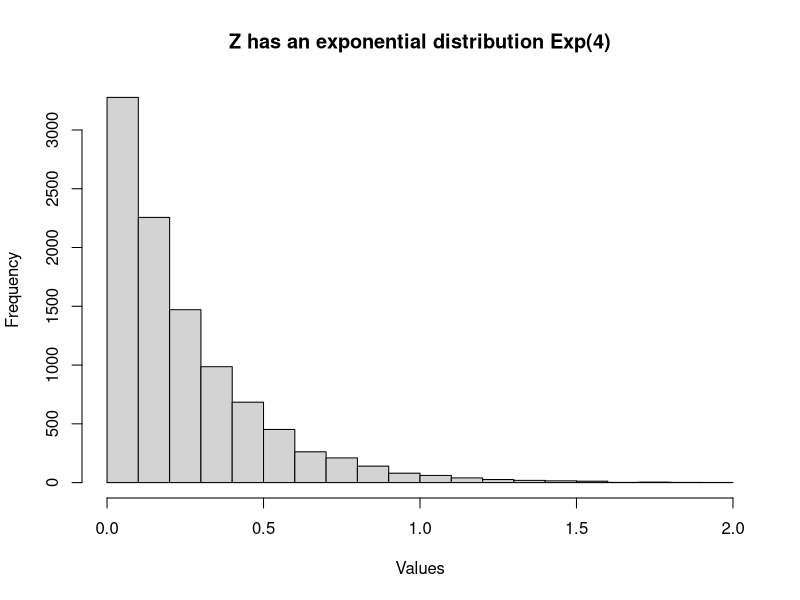
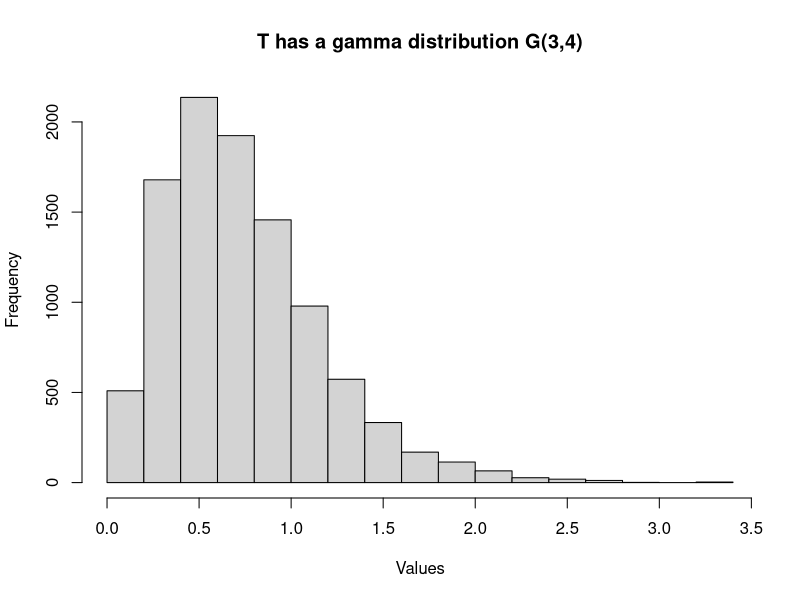
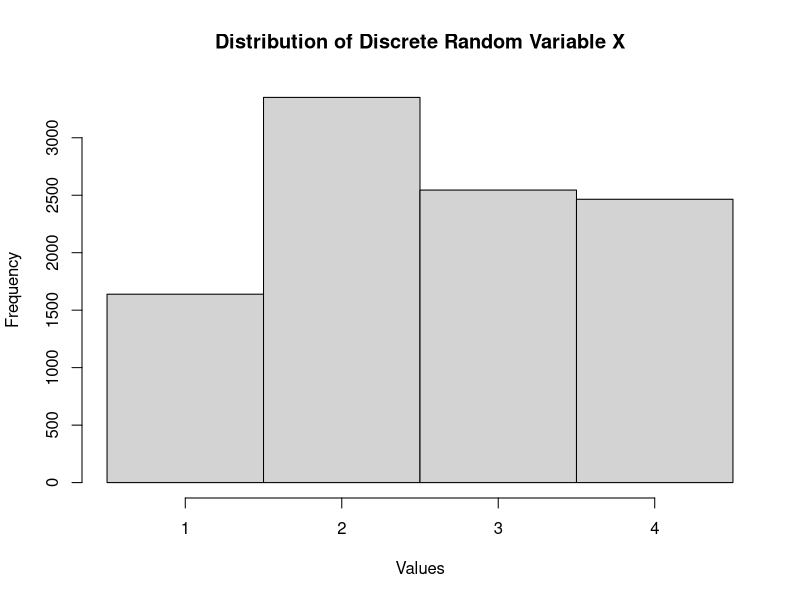
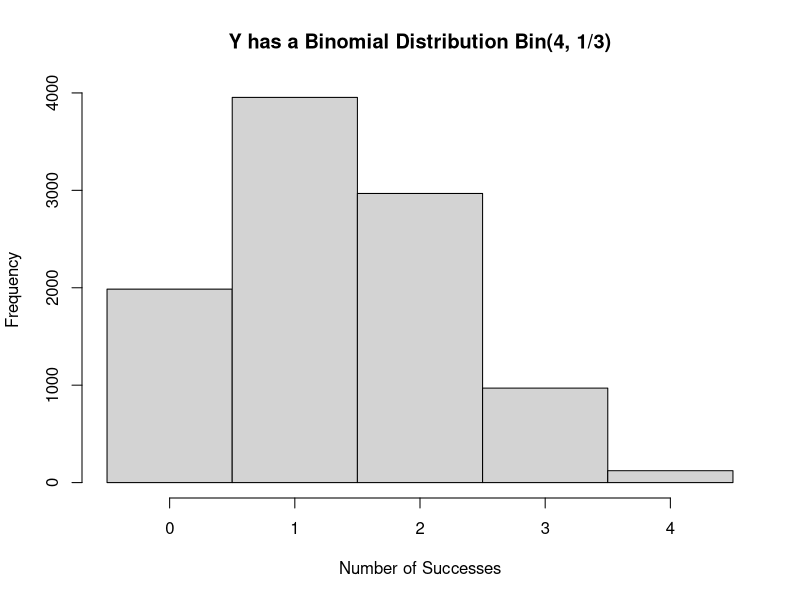

Reproduce these figures in R, in order.

##3

set.seed(1234)
result=rep(NA,10000)
for(i in 1: 10000){
  u=runif(1,0,1)
  result [i] = -0.25*log(u)
}
print(result[1:30])
hist(result, main = "Z has an exponential distribution Exp(4)",
     xlab = "Values",
     ylab = "Frequency")



##4
set.seed(1234)
result=rep(NA,10000)
for(i in 1: 10000){
  u=runif(3,0,1)
  result [i] = -0.25*sum(log(u))
}
print(result[1:30])
hist(result, main = "T has a gamma distribution G(3,4)",
     xlab = "Values",
     ylab = "Frequency")

##1
set.seed(1234)
X = c(1, 2, 3, 4)
p = c(1/6, 1/3, 1/4, 1/4)
result = rep(NA, 10000)

for (i in 1:10000) {
  U = runif(1, 0, 1)
  if (U < p[1]) {
    result[i] = X[1]
  } else if (U > p[1] & U < sum(p[1:2])) {
    result[i] = X[2]
  } else if (U > sum(p[1:2]) & U < sum(p[1:3])) {
    result[i] = X[3]
  } else {
    result[i] = X[4]
  }
}
print(result[1:30])
hist(result,
     breaks = seq(min(result) - 0.5, max(result) + 0.5, by = 1),
     main = "Distribution of Discrete Random Variable X",
     xlab = "Values",
     ylab = "Frequency")

##2
set.seed(1234)
result = rep(NA, 10000)
for (i in 1:10000) {
  u = runif(4, 0, 1)
  result[i] = sum(u < 1/3)
}
print(result[1:30])

hist(result, 
breaks = seq(min(result) - 0.5, max(result) + 0.5, by = 1), 
main = "Y has a Binomial Distribution Bin(4, 1/3)", 
xlab = "Number of Successes", ylab = "Frequency")

